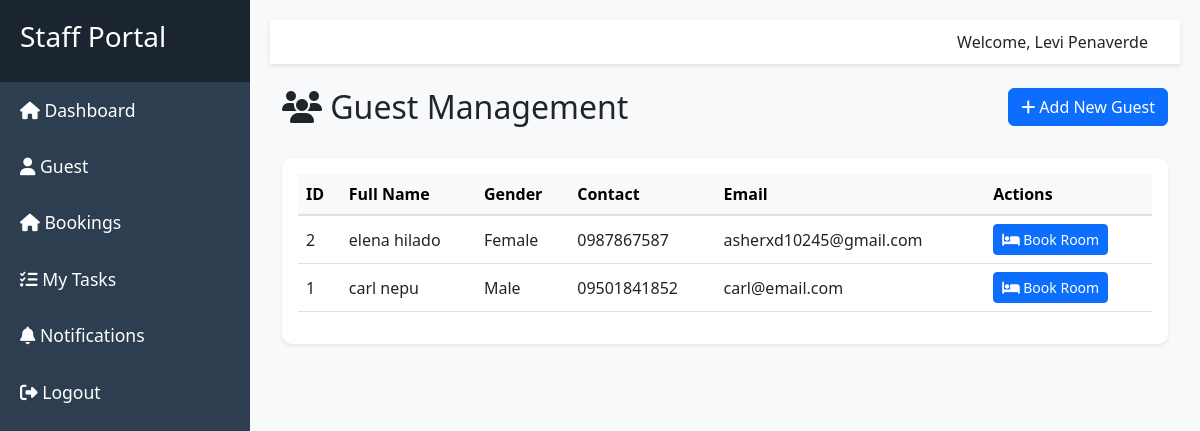
/staff/guest/index.php (signed in), run on the app's committed database.
### tables this page shows
CREATE TABLE IF NOT EXISTS `guest` (
  `guest_id` int(11) NOT NULL AUTO_INCREMENT,
  `account_id` int(11) NOT NULL,
  `fname` varchar(50) NOT NULL,
  `lname` varchar(50) NOT NULL,
  `gender` enum('Male','Female','','') NOT NULL,
  `contact` varchar(15) NOT NULL,
  `email` varchar(50) NOT NULL,
  `created_at` timestamp NOT NULL DEFAULT current_timestamp(),
  `updated_at` timestamp NULL DEFAULT NULL,
  PRIMARY KEY (`guest_id`),
  KEY `guest_assist_fk` (`account_id`)
);

### staff/guest/index.php (the view, shortened to what this page needs)
<?php
include('../../resources/database/config.php');
include("../includes/template.php");
$query = "SELECT * FROM guest ORDER BY created_at DESC";
$result = mysqli_query($conn, $query);
?>
<div class="container-fluid py-4">
    <div class="row mb-4">
        <div class="col-md-6">
            <h2><i class="fas fa-users"></i> Guest Management</h2>
        </div>
        <div class="col-md-6 text-end">
            <a href="create.php" class="btn btn-primary">
                <i class="fas fa-plus"></i> Add New Guest
            </a>
        </div>
    </div>
    <div class="card shadow-sm">
        <div class="card-body">
            <div class="table-responsive">
                <table class="table table-hover">
                    <thead class="table-light">
                        <tr>
                            <th>ID</th>
                            <th>Full Name</th>
                            <th>Gender</th>
                            <th>Contact</th>
                            <th>Email</th>
                            <th>Actions</th>
                        </tr>
                    </thead>
                    <tbody>
                        <?php
                        if (mysqli_num_rows($result) > 0) {
                            while ($row = mysqli_fetch_assoc($result)) {
                                ?>
                                <tr>
                                    <td><?php echo $row['guest_id']; ?></td>
                                    <td><?php echo $row['fname'] . ' ' . $row['lname']; ?></td>
                                    <td><?php echo $row['gender']; ?></td>
                                    <td><?php echo $row['contact']; ?></td>
                                    <td><?php echo $row['email']; ?></td>
                                    <td>
                                        <div class="btn-group">
                                            <a href="../booking/create.php?guest_id=<?php echo $row['guest_id']; ?>"
                                               class="btn btn-sm btn-primary">
                                                <i class="fas fa-bed"></i> Book Room
                                            </a>
                                        </div>
                                    </td>
                                </tr>
                                <?php
                            }
                        } else {
                            ?>
                            <tr>
                                <td colspan="7" class="text-center">No guests found</td>
                            </tr>
                            <?php
                        }
                        ?>
                    </tbody>
                </table>
            </div>
        </div>
    </div>
</div>
<?php
echo "</div></body></html>";
?>

### staff/includes/template.php (style rules this page uses)
:root { --sidebar-width: 250px; --primary-color: #3498db; --secondary-color: #2980b9; }
body { font-family: 'Segoe UI', Tahoma, Geneva, Verdana, sans-serif; background-color: #f8f9fa; }

### staff/guest/index.php (style rules this page uses)
.btn-group .btn { margin-right: 2px; }
.table th { background-color: #f8f9fa; border-bottom: 2px solid #dee2e6; }
.table td { vertical-align: middle; }
.card { border: none; border-radius: 10px; }
.btn-sm { padding: 0.25rem 0.5rem; }

### data on the page
guest: guest_id "2", fname "elena", lname "hilado", gender "Female", contact "0987867587", email "asherxd10245@gmail.com"
guest: guest_id "1", fname "carl", lname "nepu", gender "Male", contact "09501841852", email "carl@email.com"

### other printed values
$staff_name['name'] "Levi Penaverde"
